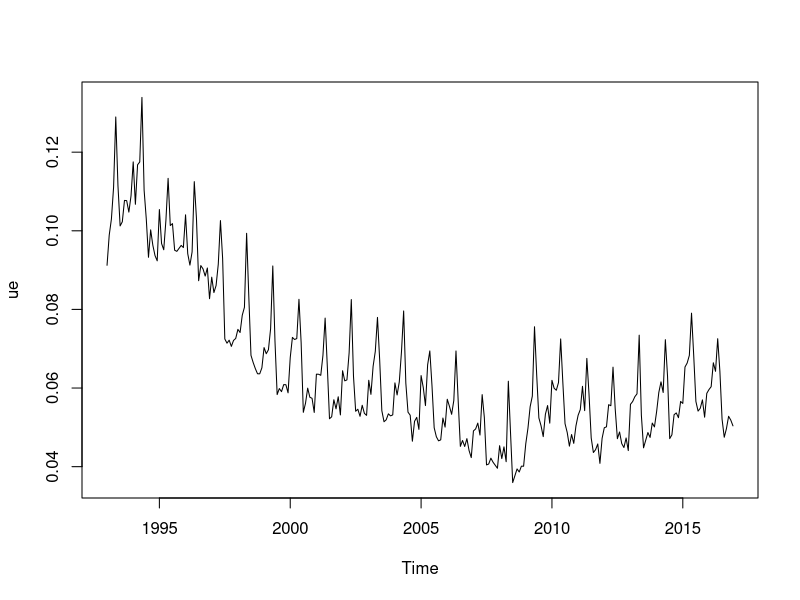
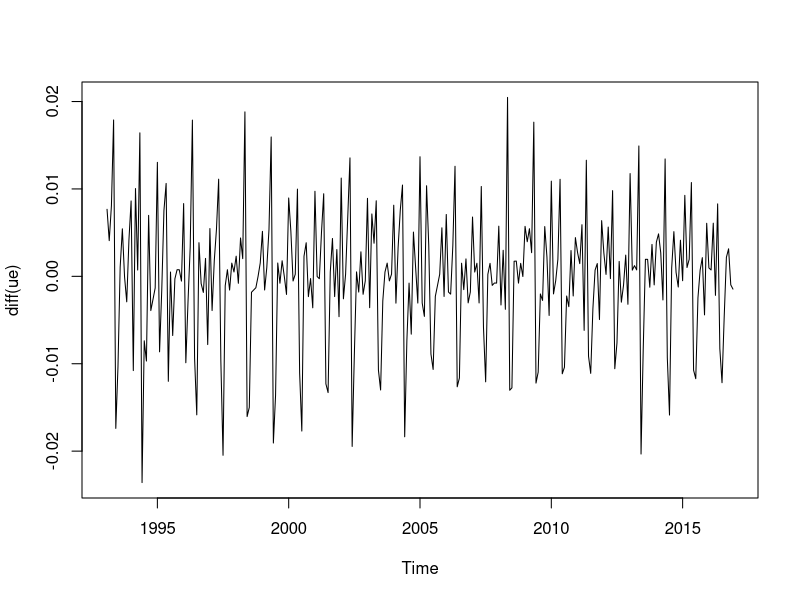
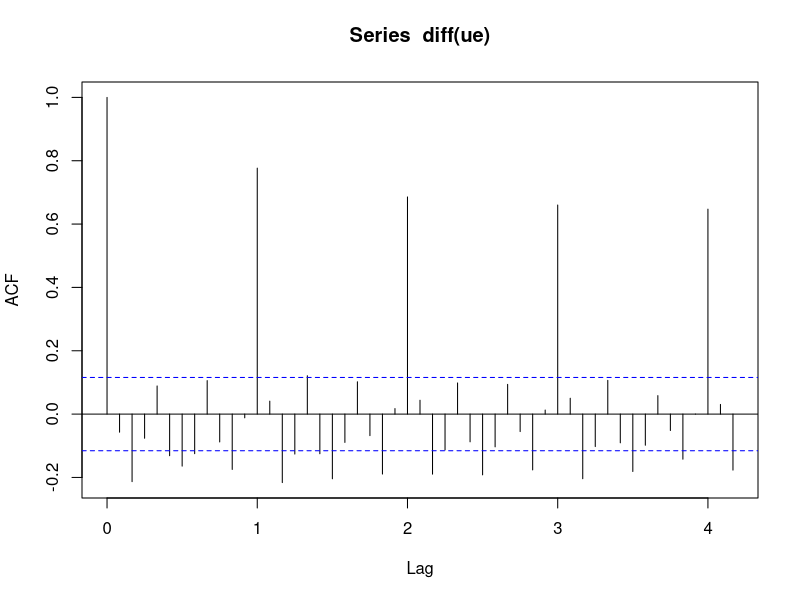
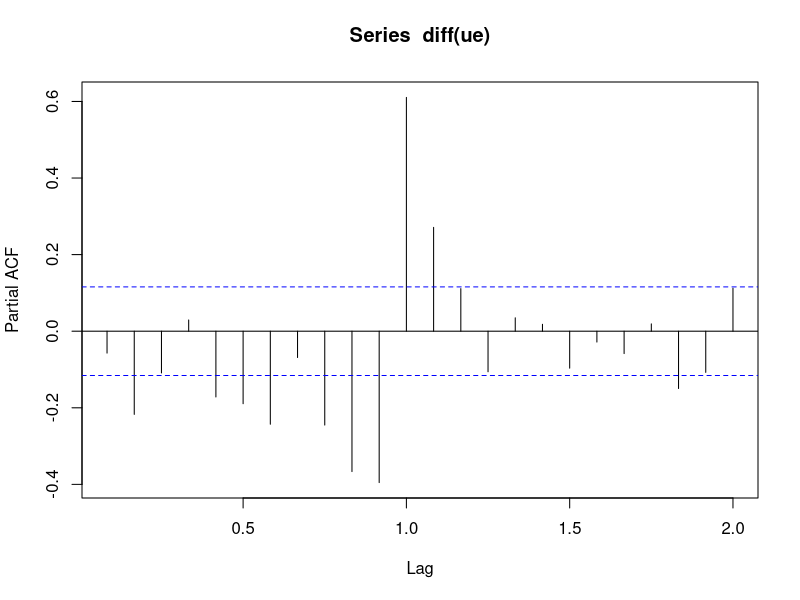
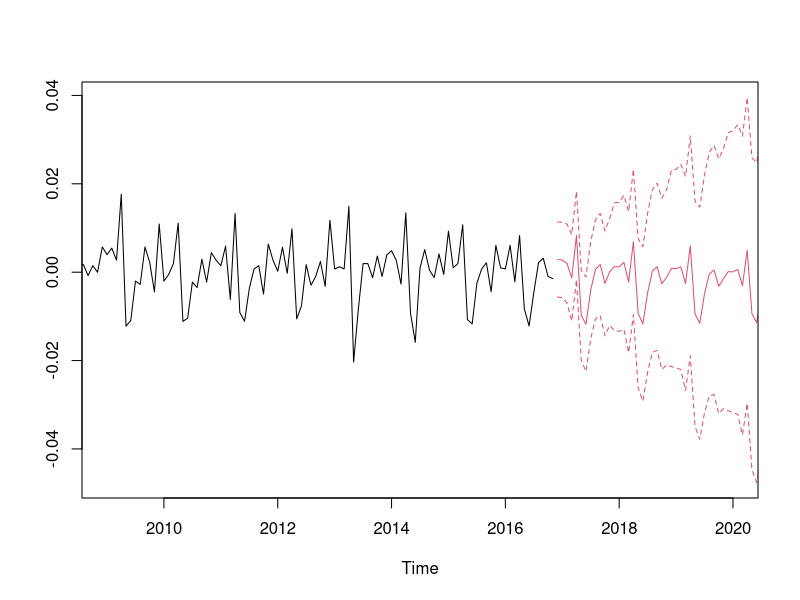
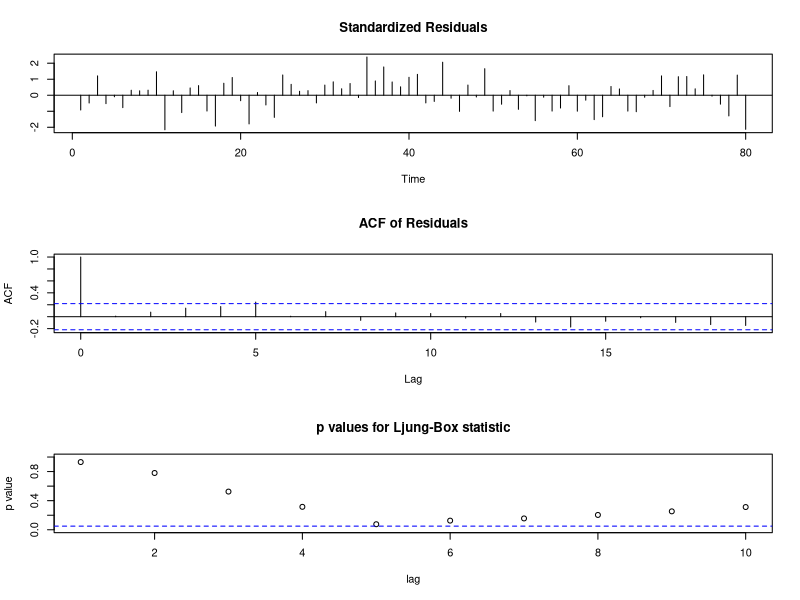
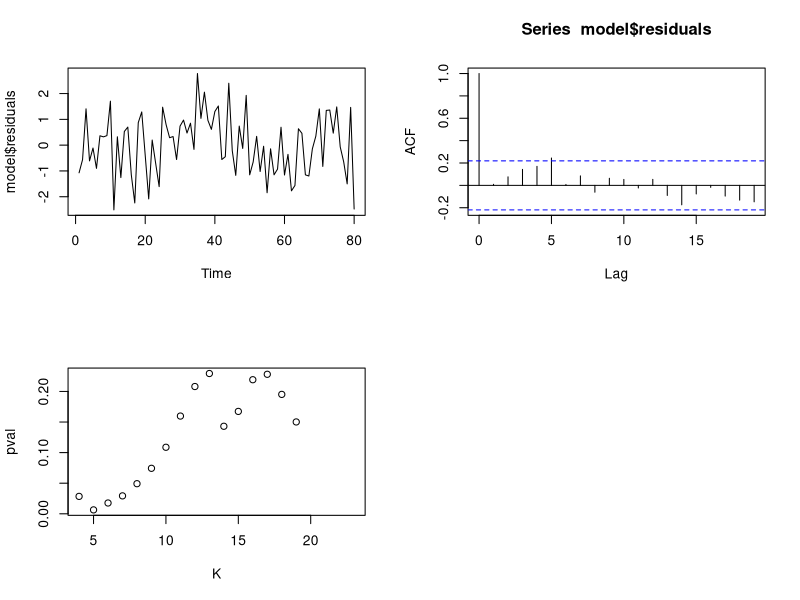

Source code (R) for these figures, in order:
#T1

#a

empl <- read.csv2("empl.csv", header=TRUE)

osuus <- empl$unempl/empl$population

ue <- ts(osuus, start=1993, frequency=12)

ts.plot(ue)

ts.plot(diff(ue))

#Ennemmin erotussarjaa voisi mallintaa stationaarisella ARMA-mallilla.

#Tutkitaan vielä autokorrelaatioita erotussarjalle

acf(diff(ue), lag.max = 50)

pacf(diff(ue))

#b

diff_ue <- ts(diff(ue), start=1993, frequency = 12)

arima_p <- function(p, P) {
  return (arima(diff_ue, order=c(p,1,0), seasonal=c(P,0,0)))
}

#Sovitetaan joitain malleja

arima10 <- arima_p(1, 0) #1 parametri

arima20 <- arima_p(2, 0) #2 parametria

arima21 <- arima_p(2, 1) #5 parametria

arima32 <- arima_p(3, 2) #11 parametria

n <- length(diff_ue)

#tavallinen AIC

AIC(arima10, arima20, arima21, arima32)

#korjattu AIC

AIC(arima10, k=2*n/(n-3+1))

AIC(arima20, k=2*n/(n-4+1))

AIC(arima21, k=2*n/(n-7+1))

AIC(arima32, k=2*n/(n-13+1))

#BIC

AIC(arima10, k=log(n))

AIC(arima20, k=log(n))

AIC(arima21, k=log(n))

AIC(arima32, k=log(n))

#d

p <- predict(arima32, n.ahead=48)
m <- p$pred; s <- p$se
ts.plot(diff_ue, m, m+1.96*s, m-1.96*s, col=c(1,2,2,2), lty=c(1,1,2,2), 
        xlim=c(2009, 2020))

#===============================================================================

#T2

my_diagnosis <- function(model, p, q) {
  par(mfrow=c(2,2))
  ts.plot(model$residuals)
  res_acf <- acf(model$residuals)
  
  n <- length(model$residuals)
  
  pval <- rep(NA,20)
  
  #Lasketaan Ljung-Box tunnuslukuja eri K arvoilla (p+q < K << n)
  for (K in (p+q+1):(p+q+20)) {
    Q <- n*sum((res_acf$acf[2:(K+1)]^2) * (n+2)/(n-(2:(K+1))))
    pval[K - p - q] <- 1-pchisq(Q, df=K-p-q)
  }
  plot(x=(p+q+1):(p+q+20), y=pval, xlab="K")
  
  #Q <- n*cumsum((n+2)/(n+(1:20)) * res_acf$acf[1:20]**2)
  #Q <- tail(Q, p+q)
  
  #p <- 1-pchisq(Q, df=(p+q:20)-3)
  #print(p)
}

set.seed(12345)
x <- arima.sim(model=list(ar=c(1/2, 1/3)), 80)
fit <- arima(x, order=c(0,0,3))

tsdiag(fit)

my_diagnosis(fit, 0, 3)
